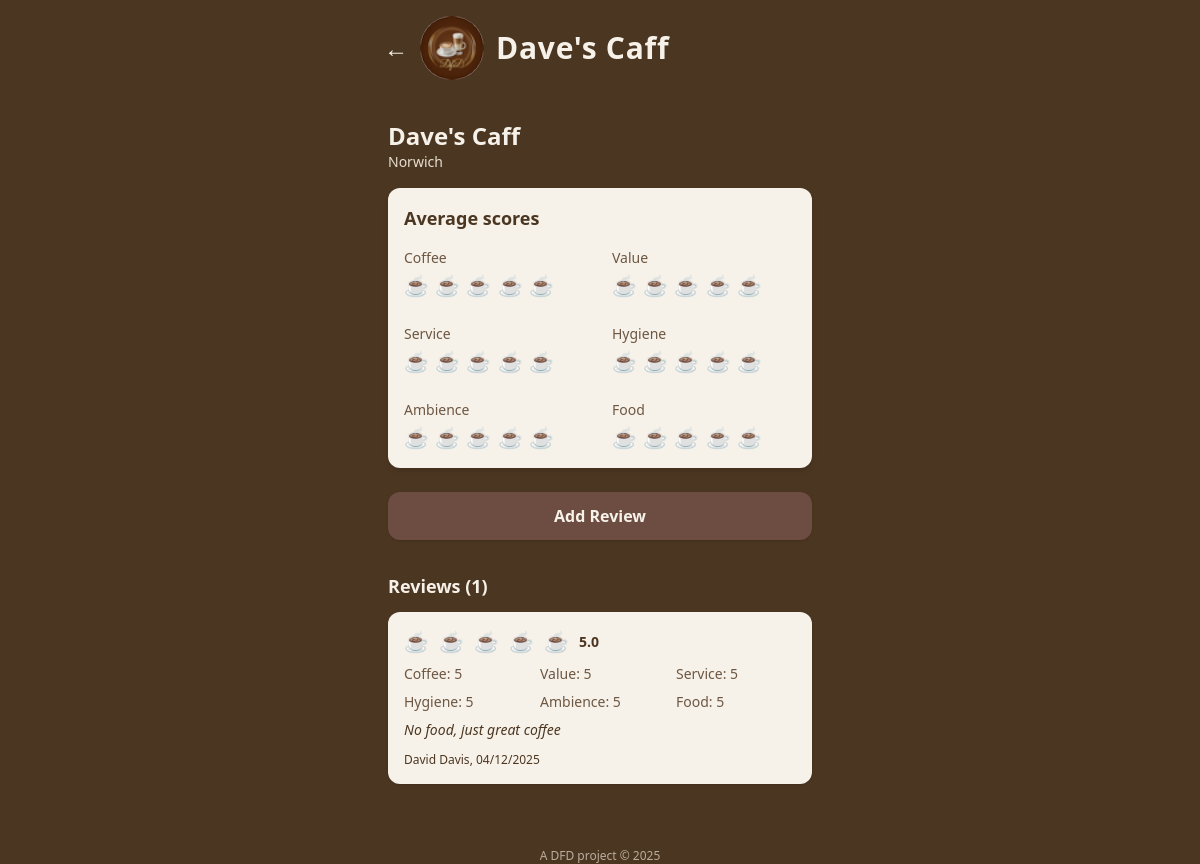
Page /venues/8 on the committed database.
### app/models.py (models this page shows)
class Venue(Base):
    __tablename__ = "venues"
    id = Column(Integer, primary_key=True, index=True)
    name = Column(String, nullable=False)
    location = Column(String, nullable=False)
    latitude = Column(Float, nullable=True)
    longitude = Column(Float, nullable=True)
    created_at = Column(DateTime, default=datetime.utcnow)
    created_by = Column(String, nullable=True)
    avg_coffee = Column(Float, nullable=True)
    avg_cost = Column(Float, nullable=True)
    avg_service = Column(Float, nullable=True)
    avg_hygiene = Column(Float, nullable=True)
    avg_ambience = Column(Float, nullable=True)
    avg_food = Column(Float, nullable=True)
    avg_total_score = Column(Float, nullable=True)
    reviews = relationship("Review", back_populates="venue")

class Review(Base):
    __tablename__ = "reviews"
    id = Column(Integer, primary_key=True, index=True)
    venue_id = Column(Integer, ForeignKey("venues.id"), nullable=False)
    venue_name_raw = Column(String, nullable=False)
    venue_location_raw = Column(String, nullable=False)
    coffee = Column(Integer, nullable=False)
    cost = Column(Integer, nullable=False)
    service = Column(Integer, nullable=False)
    hygiene = Column(Integer, nullable=False)
    ambience = Column(Integer, nullable=False)
    food = Column(Integer, nullable=False)
    total_score = Column(Integer, nullable=False)
    category_count = Column(Integer, nullable=False)
    notes = Column(Text, nullable=True)
    photo_path = Column(String, nullable=True)
    reviewer_name = Column(String, nullable=False)
    identity_pin = Column(String, nullable=False)
    visit_date = Column(String, nullable=False)
    created_at = Column(DateTime, default=datetime.utcnow)
    venue = relationship("Venue", back_populates="reviews")

### app/main.py (the view)
@app.get("/venues/{venue_id}", response_class=HTMLResponse)
def venue_detail(
    venue_id: int,
    request: Request,
    from_param: Optional[str] = None,
    db: Session = Depends(get_db),
):
    venue = db.query(models.Venue).filter(models.Venue.id == venue_id).first()
    reviews = db.query(models.Review).filter(models.Review.venue_id == venue_id).all()
    back_url = "/venues"
    if from_param == "reviews":
        back_url = "/reviews"
    elif from_param == "venues":
        back_url = "/venues"
    return templates.TemplateResponse(
        "venue_detail.html",
        {
            "request": request,
            "venue": venue,
            "reviews": reviews,
            "title": venue.name,
            "back_url": back_url,
        },
    )

### app/templates/venue_detail.html
{% extends "base.html" %}
{% import "cup_macros.html" as cups %}
{% block content %}
<h2 class="text-2xl font-bold text-[#f7f2e9]">
    {{ venue.name }}
</h2>
<p class="text-[#e8dfd1] text-sm mb-4">
    {{ venue.location }}
</p>
<div class="bg-[#f7f2e9] rounded-xl p-4 shadow-md text-[#4b3621]">
    <h3 class="text-lg font-semibold mb-4">Average scores</h3>
    <div class="grid grid-cols-2 gap-x-6 gap-y-6">
        <div>
            <p class="text-sm text-[#6d5742] mb-1">Coffee</p>
            {{ cups.render_cups(venue.avg_coffee or 0) }}
        </div>
        <div>
            <p class="text-sm text-[#6d5742] mb-1">Value</p>
            {{ cups.render_cups(venue.avg_cost or 0) }}
        </div>
        <div>
            <p class="text-sm text-[#6d5742] mb-1">Service</p>
            {{ cups.render_cups(venue.avg_service or 0) }}
        </div>
        <div>
            <p class="text-sm text-[#6d5742] mb-1">Hygiene</p>
            {{ cups.render_cups(venue.avg_hygiene or 0) }}
        </div>
        <div>
            <p class="text-sm text-[#6d5742] mb-1">Ambience</p>
            {{ cups.render_cups(venue.avg_ambience or 0) }}
        </div>
        <div>
            <p class="text-sm text-[#6d5742] mb-1">Food</p>
            {% if venue.avg_food == 0 %}
                <span class="text-xs italic text-[#6d5742]">N/A</span>
            {% else %}
                {{ cups.render_cups(venue.avg_food or 0) }}
            {% endif %}
        </div>
    </div>
</div>
<div class="mt-6">
    <a href="/reviews/new?venue_id={{ venue.id }}"
       class="block w-full text-center bg-[#6d4c41] text-[#f7f2e9] font-semibold py-3 rounded-xl shadow hover:bg-[#5d4037] transition">
        Add Review
    </a>
</div>
<h3 class="text-lg font-semibold text-[#f7f2e9] mt-8 mb-3">
    Reviews ({{ venue.reviews|length }})
</h3>
{% if venue.reviews|length == 0 %}
<p class="text-[#e8dfd1] text-sm mb-4">No reviews yet.</p>
{% else %}
<div class="flex flex-col gap-4">
{% for r in venue.reviews %}
<div class="bg-[#f7f2e9] rounded-xl p-4 shadow text-[#4b3621]">
    <div class="flex items-center gap-2">
        {% set avg = r.total_score / r.category_count %}
        {{ cups.render_cups(avg) }}
        <span class="text-sm font-semibold">
            {{ "%.1f"|format(avg) }}
        </span>
    </div>
    <div class="grid grid-cols-3 gap-x-4 gap-y-2 mt-2 text-sm text-[#6d5742]">
        <p>Coffee: {{ r.coffee }}</p>
        <p>Value: {{ r.cost }}</p>
        <p>Service: {{ r.service }}</p>
        <p>Hygiene: {{ r.hygiene }}</p>
        <p>Ambience: {{ r.ambience }}</p>
        <p>
            {% if r.food == 0 %}
                Food: N/A
            {% else %}
                Food: {{ r.food }}
            {% endif %}
        </p>
    </div>
    {% if r.notes %}
    <p class="text-sm italic mt-2">{{ r.notes }}</p>
    {% endif %}
    {% set d = r.visit_date.split("-") %}
    <p class="text-xs mt-3">
        {{ r.reviewer_name }}, {{ d[2] }}/{{ d[1] }}/{{ d[0] }}
    </p>
</div>
{% endfor %}
</div>
{% endif %}
{% endblock %}

### app/templates/base.html (shortened to what this page needs)
<!DOCTYPE html>
{% import "cup_macros.html" as cups %}
<html lang="en">
<head>
    <script src="https://cdn.tailwindcss.com"></script>
</head>
<body class="bg-[#4b3621] min-h-screen text-[#f7f2e9]">
    {% if title %}
    <header class="w-full bg-[#4b3621]">
        <div class="max-w-md mx-auto px-3 py-4 flex items-center">
            {% if back_url %}
            <a href="{{ back_url }}"
               class="text-[#f7f2e9] text-2xl pr-3 -ml-1 py-3">
                ←
            </a>
            {% endif %}
            <img src="/static/img/dfd_logo_48.png"
                 alt="Logo"
                 class="h-16 w-16 rounded-full opacity-90 mr-3">
            <h1 class="text-3xl font-bold tracking-wide leading-tight">
                {{ title }}
            </h1>
        </div>
    </header>
    {% endif %}
    <main class="max-w-md mx-auto px-3 py-6">
        {% block content %}{% endblock %}
    </main>
	<footer class="text-center text-[#e8dfd1] text-xs mt-10 opacity-70">
		A DFD project © 2025
	</footer>
</body>
</html>

### app/templates/cup_macros.html (shortened to what this page needs)
{% macro render_cups(avg) %}
    {% set full = avg|round(0, 'floor') %}
    {% for i in range(full|int) %}
        <span class="text-xl mr-0.5">☕</span>
    {% endfor %}
{% endmacro %}

### rows in the picture
Venue: name "Dave's Caff", location "Norwich", avg_food 5 (drawn)
Review: avg "5.0", coffee "5", cost "5", service "5", hygiene "5", ambience "5", food "5", notes "No food, just great coffee", reviewer_name "David Davis", d "04", d "12", d "2025"

### other values in the picture
{{ venue.reviews|length }} "1"
